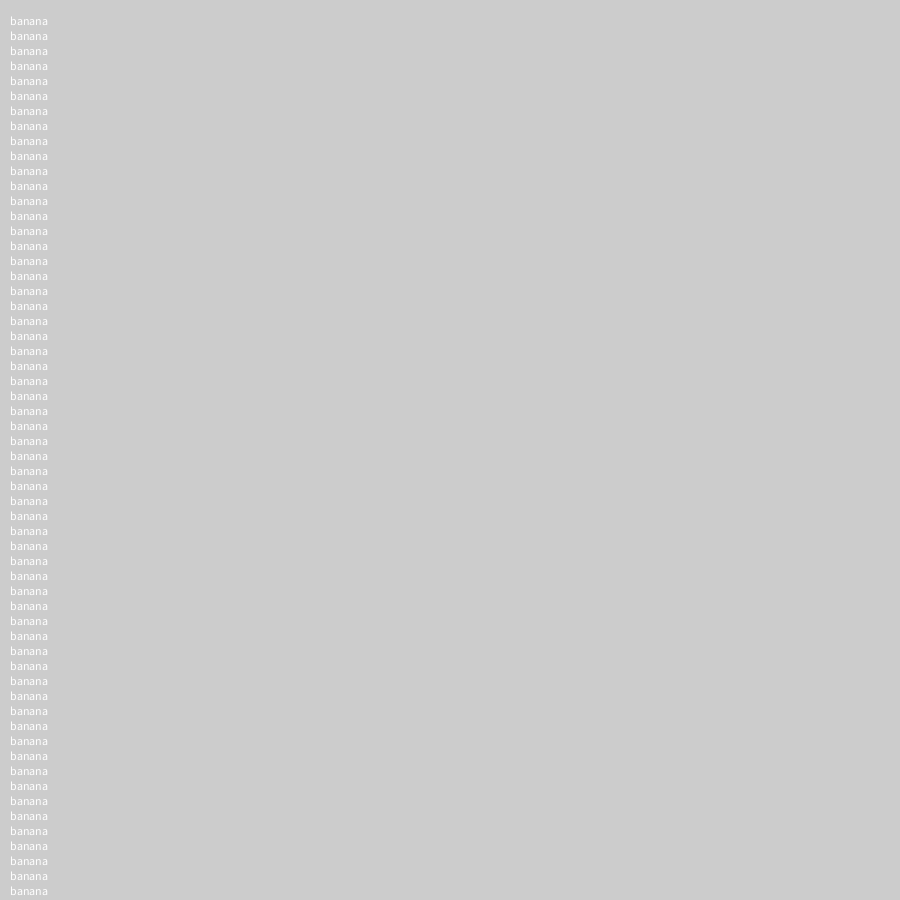
Frame 1 (no input)
Frame 60 (the mouse pressed at the canvas centre just before this capture): identical to frame 1, image omitted
Frame 120 (the mouse held since frame 60 and released just before this capture): identical to frame 1, image omitted

The Processing sketch that drew this single still picture (run headless with seeded random() and noise(); from frame 60 on, the mouse is pressed at the canvas centre):

// Processing sketch: Bananas4eva
// ── Bananas4eva.pde
int x;
int y;
void setup(){
  x = 10;
  y = 10;
  size(900, 900);
  for(int a = 0; a<1000; a+=1){
System.out.println("banana");
text("banana", x, y+=15);
}
}
void draw(){
  
}
